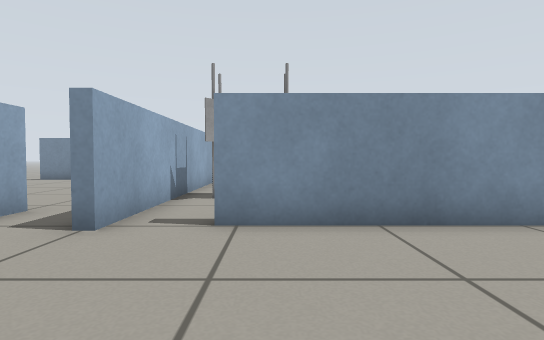
view 1 (above)

12 first-person views from a walk through a world built for the Gazebo simulator. The camera is 0.47 m above the floor, tilts 2° down and sees 80° across. The floor is counted in squares, 0.5 m on a side. Each view is taken from the middle of a square. On the plan, view 1 faces up. The plan holds only what a view shows up to about 12 squares ahead; the rest is blank.

view 2
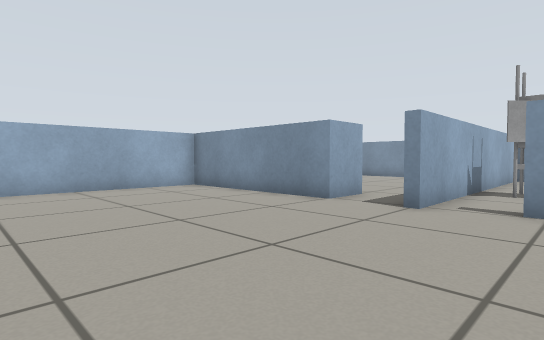

view 3
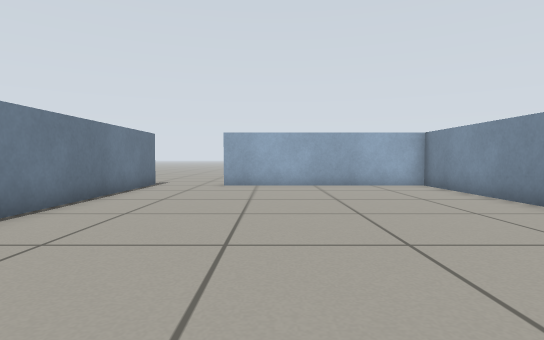

view 4
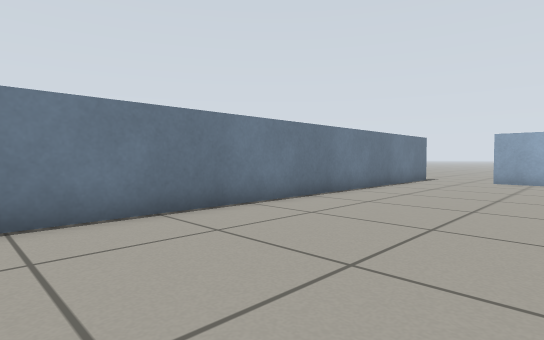

view 5
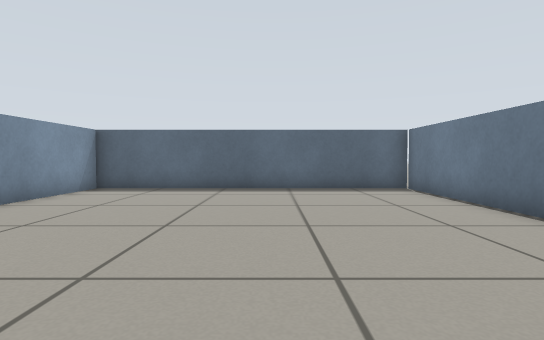

view 6
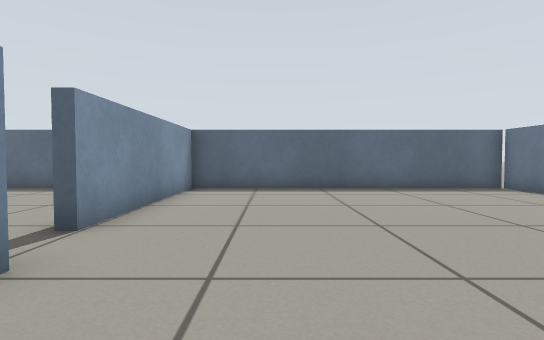

view 7
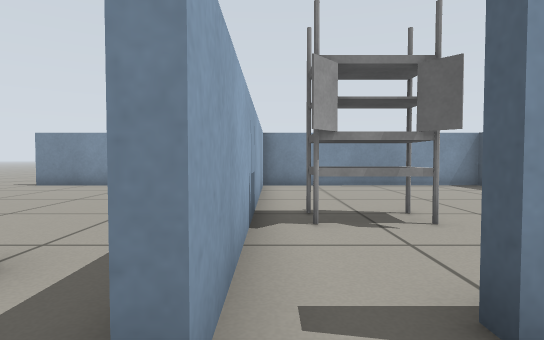

view 8
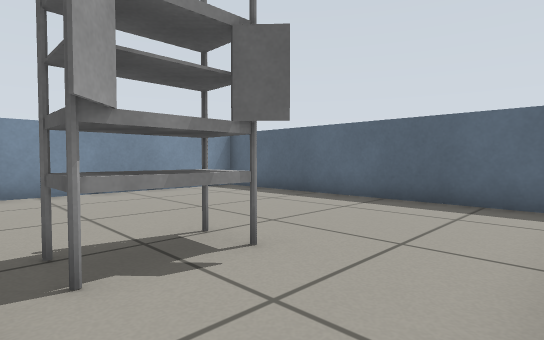

view 9
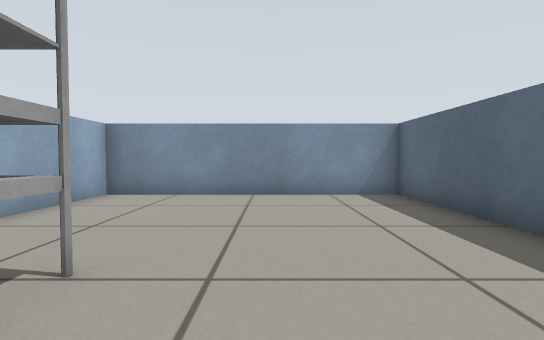

view 10
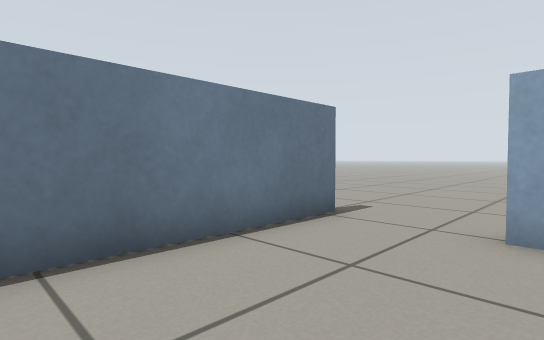

view 11
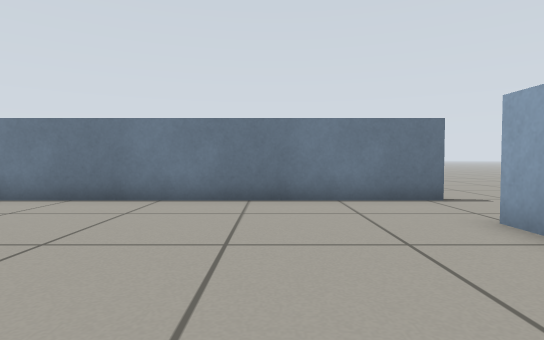

view 12
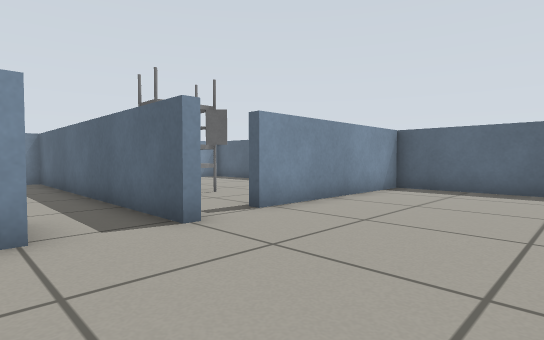

### Floor plan
Points are (right, up) in squares from view 1. A wall is a line through its corners. A room is listed if a view was taken in it or the views show most of it. See-through windows are left out.
Room 1 (views 1, 2, 3, 4, 5, 6, 7, 10, 11, 12)
walls: (-4.4, 4.2) (-10.3, 4.2) (-10.3, -2.8); (-10.9, -5.3) (5.3, -5.3) (5.3, 4.5) (-0.9, 4.5)
ways out: opening at (-1.5, 5) to room 2; opening at (-11.5, -5); opening at (-4, 5)
Room 2 (views 8, 9)
walls: (5.3, 5.6) (5.3, 14.4) (-2.3, 14.4) (-2.3, 4.1)
ways out: opening at (-1.5, 5) to room 1
objects: shelf (-1, 7) to (0, 8)

Positions as (right, up) in squares from view 1, and headings:
1: (0, 0), facing up
2: (0, -2), facing up-left
3: (1, -1), facing left
4: (4, 0), facing down-left
5: (-5, -1), facing right
6: (-5, 2), facing right
7: (-2, 3), facing up
8: (-2, 5), facing up-right
9: (2, 6), facing up
10: (-6, -2), facing down-left
11: (-7, 2), facing down
12: (-5, 0), facing up-right
